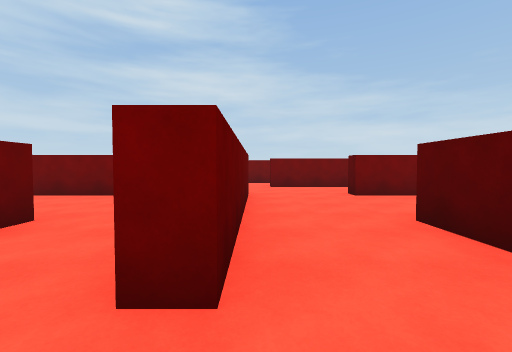
[1] (above)

24 first-person views from a walk through a scene from a Unity 3-D project. The camera is 1.4 m above the floor, tilts 2° down and sees 90° across. The floor is counted in squares, 2 m on a side. Each view is taken from the middle of a square. On the plan, view 1 faces up. The plan holds only what a view shows up to about 9 squares ahead; the rest is blank. The place goes on beyond the plan.

[2]
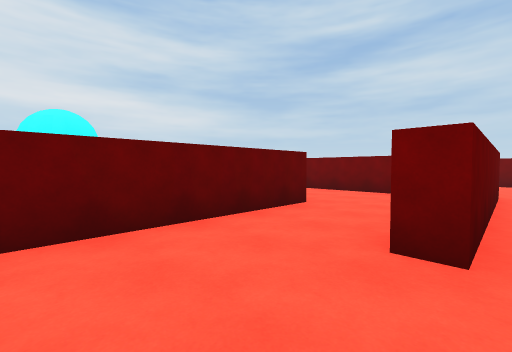

[3]
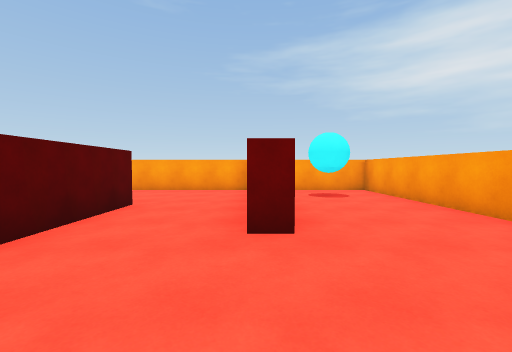

[4]
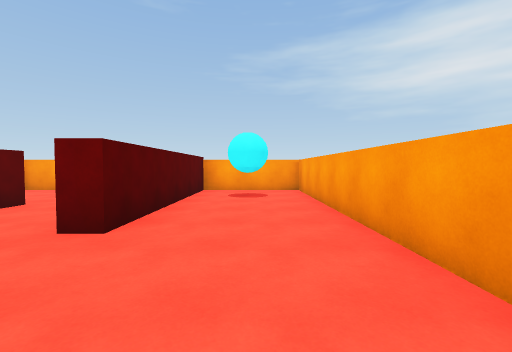

[5]
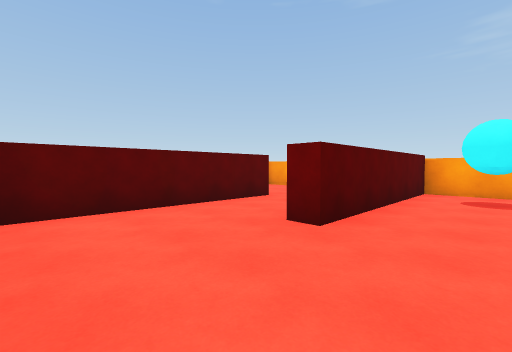

[6]
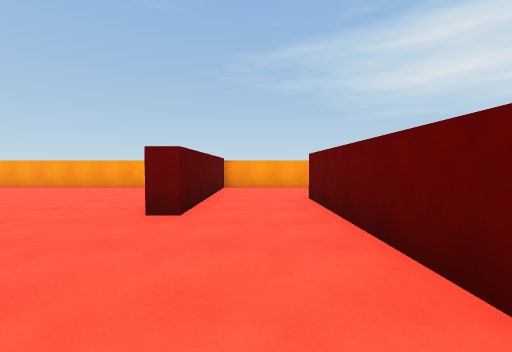

[7]
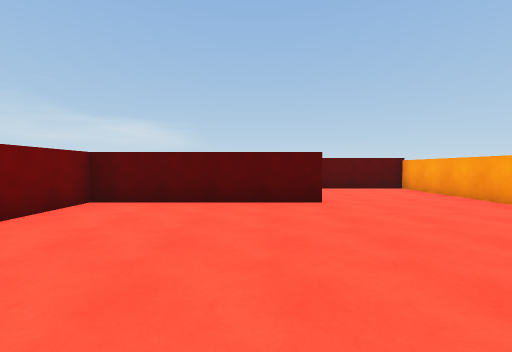

[8]
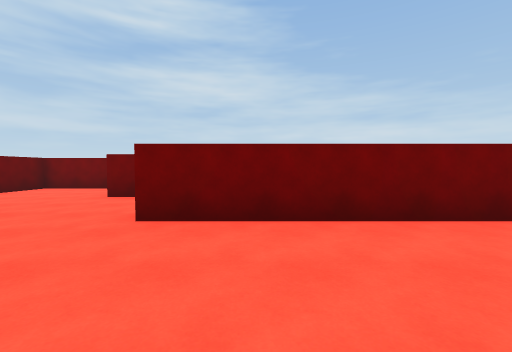

[9]
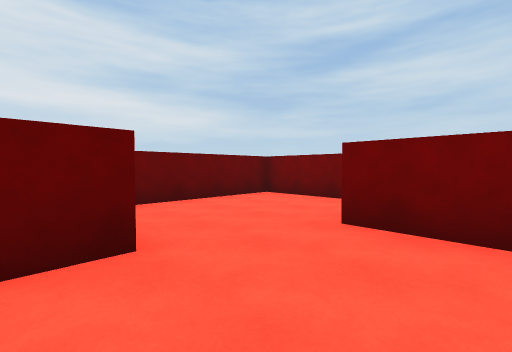

[10]
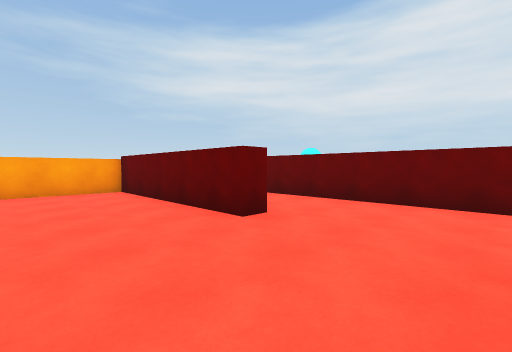

[11]
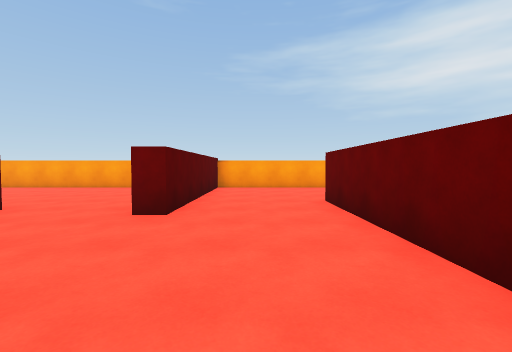

[12]
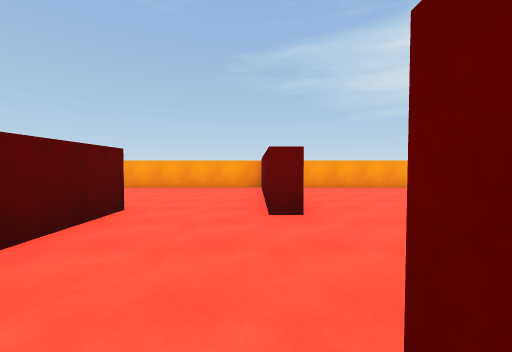

[13]
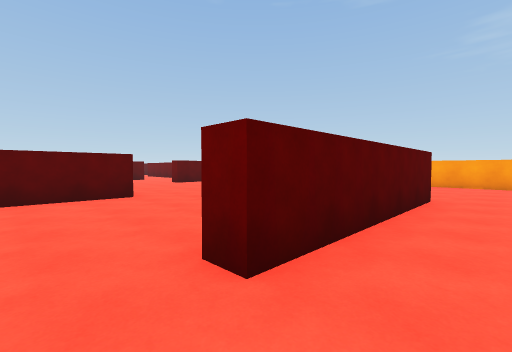

[14]
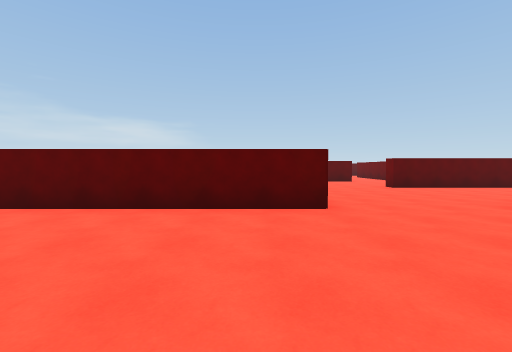

[15]
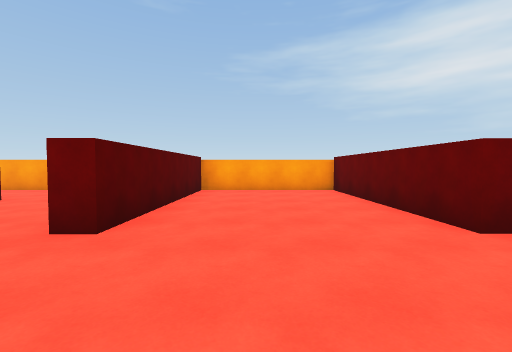

[16]
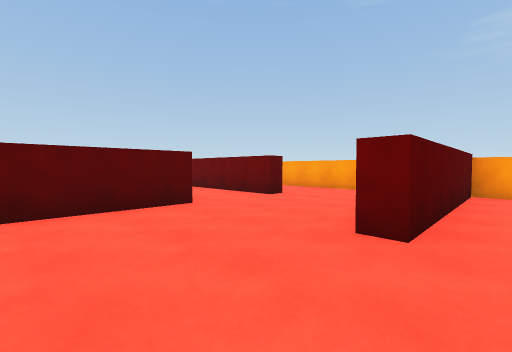

[17]
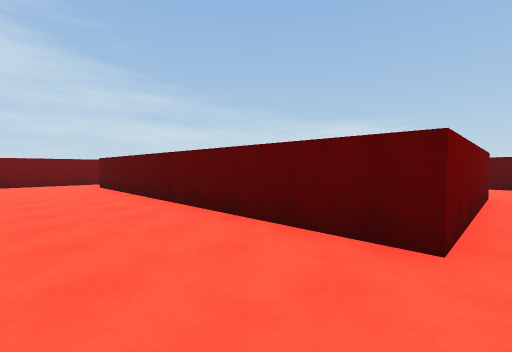

[18]
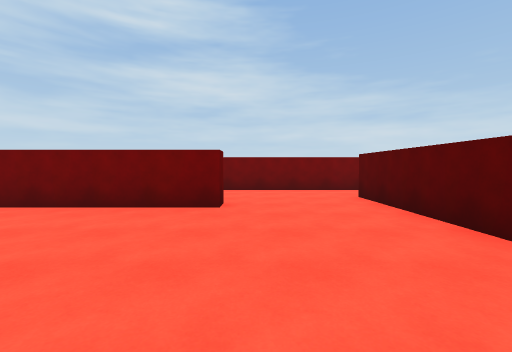

[19]
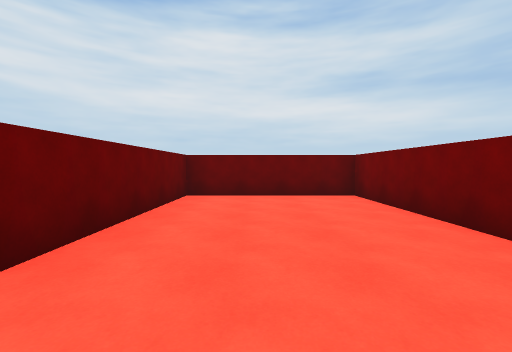

[20]
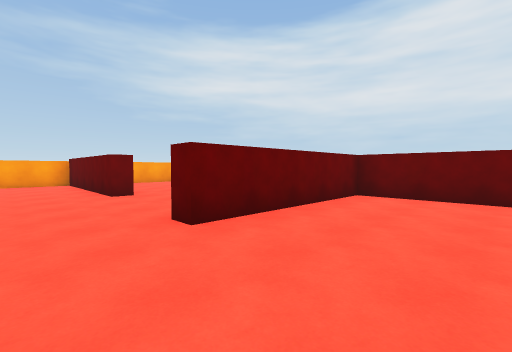

[21]
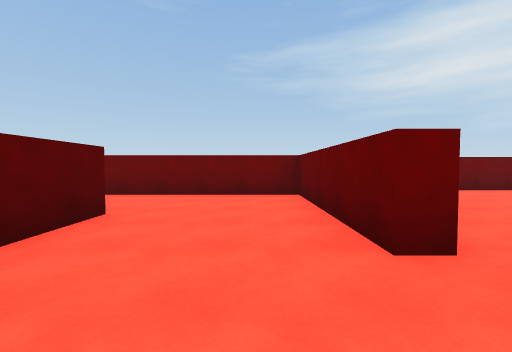

[22]
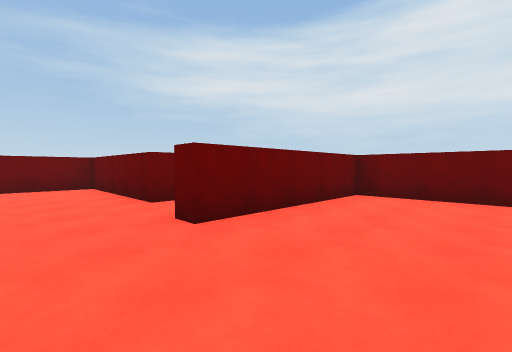

[23]
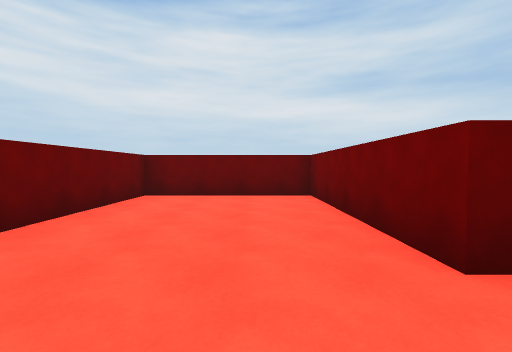

[24]
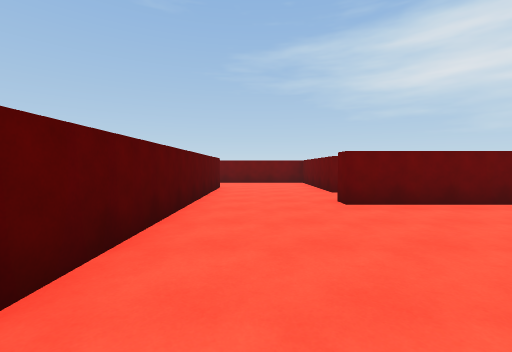

### Floor plan
Key: @ floor where view 1 was taken; # wall or solid block; . floor; B cyan ball.
Columns run from 7 left of view 1 to 32 right of it. Each row starts with its distance up from view 1.
 20                               ###### .
 19                               #.......#
 18                               #.......#
 17                               #.......#
 16                               ##......#
 15                                #####..#
 14                                .......#
 13                                .......#
 12     ####                  ######...#..#
 11     #...                 .#........#...
 10     #...                ..#........#....
  9     #...###         ......#........#....
  8     #......         ......##.......#####
  7  ######...###### .#..#.....#####...#
  6   ....#........#.....#  ...........#
  5 #.....#........#.....#   ..........#
  4 #.....#........#.....#    .........#####
  3 #...#.#..#.....#..#..#    #....#........
  2 #...#.#..#.....#..#....   #....#......
  1 #...#....#........#.....  #....#...####
  0 #.B.#..@.#........#...... #....#....
 -1 #...#....#........#.......#....#.....
 -2 ######################################

Where each view was taken, in squares from view 1:
view 1: 0 up, 0 right, facing up
view 2: 1 down, 0 right, facing up-left
view 3: 6 up, 3 left, facing down
view 4: 6 up, 5 left, facing down
view 5: 6 up, 5 left, facing down-right
view 6: 7 up, 1 right, facing down
view 7: 3 up, 3 right, facing right
view 8: 3 up, 4 right, facing up
view 9: 6 up, 2 right, facing up-left
view 10: 6 up, 5 right, facing down-left
view 11: 7 up, 10 right, facing down
view 12: 7 up, 12 right, facing down
view 13: 9 up, 13 right, facing down-right
view 14: 8 up, 15 right, facing right
view 15: 6 up, 22 right, facing down
view 16: 6 up, 23 right, facing down-right
view 17: 3 up, 25 right, facing up-right
view 18: 7 up, 25 right, facing up
view 19: 9 up, 26 right, facing left
view 20: 10 up, 26 right, facing down-left
view 21: 15 up, 29 right, facing down
view 22: 18 up, 30 right, facing down-left
view 23: 18 up, 30 right, facing left
view 24: 20 up, 30 right, facing down
